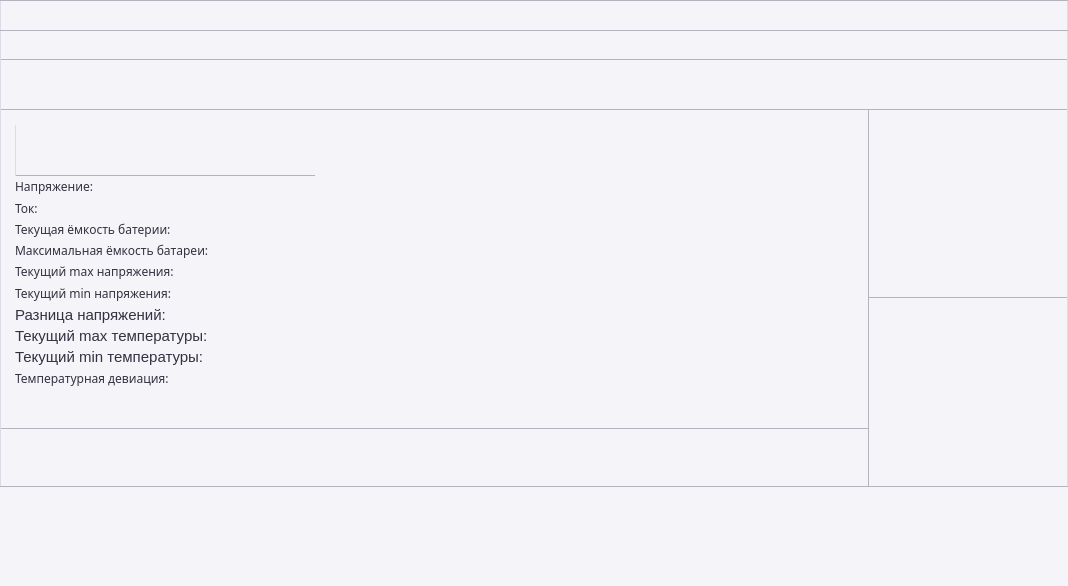
<?xml version="1.0" encoding="UTF-8"?>
<ui version="4.0">
 <class>MainWindow</class>
 <widget class="QMainWindow" name="MainWindow">
  <property name="geometry">
   <rect>
    <x>0</x>
    <y>0</y>
    <width>1068</width>
    <height>586</height>
   </rect>
  </property>
  <property name="minimumSize">
   <size>
    <width>50</width>
    <height>30</height>
   </size>
  </property>
  <property name="windowTitle">
   <string>MainWindow</string>
  </property>
  <widget class="QWidget" name="CentralWidget">
   <property name="font">
    <font>
     <family>Fira Code</family>
    </font>
   </property>
   <layout class="QVBoxLayout" name="CentralLayout">
    <property name="spacing">
     <number>0</number>
    </property>
    <property name="leftMargin">
     <number>0</number>
    </property>
    <property name="topMargin">
     <number>0</number>
    </property>
    <property name="rightMargin">
     <number>0</number>
    </property>
    <property name="bottomMargin">
     <number>0</number>
    </property>
    <item>
     <widget class="TitleBar" name="TitleBar" native="true">
      <property name="minimumSize">
       <size>
        <width>0</width>
        <height>30</height>
       </size>
      </property>
      <property name="maximumSize">
       <size>
        <width>16777215</width>
        <height>30</height>
       </size>
      </property>
      <property name="styleSheet">
       <string notr="true">QWidget {
background-color: rgb(244, 244, 249);
border-top: 1px solid rgb(180, 180, 190);
border-right: 1px solid rgb(220, 220, 230);
border-bottom: 0px solid rgb(180, 180, 190);
border-left: 1px solid rgb(220, 220, 230);
}</string>
      </property>
     </widget>
    </item>
    <item>
     <widget class="QWidget" name="ControlPanelWidget" native="true">
      <property name="minimumSize">
       <size>
        <width>0</width>
        <height>30</height>
       </size>
      </property>
      <property name="maximumSize">
       <size>
        <width>16777215</width>
        <height>30</height>
       </size>
      </property>
      <property name="styleSheet">
       <string notr="true">QWidget {
background-color: rgb(244, 244, 249);
border-top: 1px solid rgb(180, 180, 190);
border-right: 1px solid rgb(220, 220, 230);
border-bottom: 1px solid rgb(180, 180, 190);
border-left: 1px solid rgb(220, 220, 230);
}</string>
      </property>
     </widget>
    </item>
    <item>
     <widget class="QWidget" name="FlagsWidget" native="true">
      <property name="minimumSize">
       <size>
        <width>50</width>
        <height>50</height>
       </size>
      </property>
      <property name="maximumSize">
       <size>
        <width>16777215</width>
        <height>50</height>
       </size>
      </property>
      <property name="styleSheet">
       <string notr="true">QWidget {
background-color: rgb(244, 244, 249);
border-top: 0px solid rgb(180, 180, 190);
border-right: 1px solid rgb(220, 220, 230);
border-bottom: 1px solid rgb(180, 180, 190);
border-left: 1px solid rgb(220, 220, 230);
}</string>
      </property>
     </widget>
    </item>
    <item>
     <widget class="QSplitter" name="LeftRightPartSplitter">
      <property name="orientation">
       <enum>Qt::Orientation::Horizontal</enum>
      </property>
      <property name="handleWidth">
       <number>0</number>
      </property>
      <widget class="QSplitter" name="BatInfoWarningsSplitter">
       <property name="orientation">
        <enum>Qt::Orientation::Vertical</enum>
       </property>
       <property name="handleWidth">
        <number>0</number>
       </property>
       <widget class="QWidget" name="BatInfoWidget" native="true">
        <property name="minimumSize">
         <size>
          <width>50</width>
          <height>50</height>
         </size>
        </property>
        <property name="baseSize">
         <size>
          <width>0</width>
          <height>0</height>
         </size>
        </property>
        <property name="styleSheet">
         <string notr="true">QWidget {
background-color: rgb(244, 244, 249);
border-top: 0px solid rgb(180, 180, 190);
border-right: 0px solid rgb(180, 180, 190);
border-bottom: 1px solid rgb(180, 180, 190);
border-left: 1px solid rgb(220, 220, 230);
}</string>
        </property>
        <layout class="QVBoxLayout" name="BatInfoLayout">
         <property name="spacing">
          <number>0</number>
         </property>
         <property name="leftMargin">
          <number>15</number>
         </property>
         <property name="topMargin">
          <number>15</number>
         </property>
         <property name="rightMargin">
          <number>0</number>
         </property>
         <property name="bottomMargin">
          <number>0</number>
         </property>
         <item>
          <layout class="QHBoxLayout" name="BatChargeLayout" stretch="25,1">
           <property name="spacing">
            <number>0</number>
           </property>
           <item>
            <widget class="BatChargeImg" name="BatChargeWidget" native="true">
             <property name="sizePolicy">
              <sizepolicy hsizetype="Preferred" vsizetype="Fixed">
               <horstretch>0</horstretch>
               <verstretch>50</verstretch>
              </sizepolicy>
             </property>
             <property name="minimumSize">
              <size>
               <width>50</width>
               <height>51</height>
              </size>
             </property>
             <property name="maximumSize">
              <size>
               <width>300</width>
               <height>51</height>
              </size>
             </property>
             <property name="sizeIncrement">
              <size>
               <width>0</width>
               <height>51</height>
              </size>
             </property>
             <property name="styleSheet">
              <string notr="true">QWidget {
	font: 9pt &quot;Inter&quot;;
}</string>
             </property>
            </widget>
           </item>
           <item>
            <spacer name="BatChargeHorizontalSpacer">
             <property name="orientation">
              <enum>Qt::Orientation::Horizontal</enum>
             </property>
             <property name="sizeType">
              <enum>QSizePolicy::Policy::Expanding</enum>
             </property>
             <property name="sizeHint" stdset="0">
              <size>
               <width>0</width>
               <height>20</height>
              </size>
             </property>
            </spacer>
           </item>
          </layout>
         </item>
         <item>
          <widget class="QLabel" name="VoltageLabel">
           <property name="autoFillBackground">
            <bool>false</bool>
           </property>
           <property name="styleSheet">
            <string notr="true">QLabel {
	color: rgb(50, 50, 65);
	border: 0px;
	background-color: transparent;
	font: 11pt &quot;Segoe UI&quot;;
}</string>
           </property>
           <property name="text">
            <string>Напряжение:</string>
           </property>
          </widget>
         </item>
         <item>
          <widget class="QLabel" name="CurrentLabel">
           <property name="styleSheet">
            <string notr="true">QLabel {
	color: rgb(50, 50, 65);
	border: 0px;
	background-color: transparent;
	font: 11pt &quot;Segoe UI&quot;;
}</string>
           </property>
           <property name="text">
            <string>Ток:</string>
           </property>
          </widget>
         </item>
         <item>
          <widget class="QLabel" name="CurCapacityLabel">
           <property name="styleSheet">
            <string notr="true">QLabel {
	color: rgb(50, 50, 65);
	border: 0px;
	background-color: transparent;
	font: 11pt &quot;Segoe UI&quot;;
}</string>
           </property>
           <property name="text">
            <string>Текущая ёмкость батерии:</string>
           </property>
          </widget>
         </item>
         <item>
          <widget class="QLabel" name="MaxCapacityLabel">
           <property name="styleSheet">
            <string notr="true">QLabel {
	color: rgb(50, 50, 65);
	border: 0px;
	background-color: transparent;
	font: 11pt &quot;Segoe UI&quot;;
}</string>
           </property>
           <property name="text">
            <string>Максимальная ёмкость батареи:   </string>
           </property>
          </widget>
         </item>
         <item>
          <widget class="QLabel" name="MaxVoltageLabel">
           <property name="styleSheet">
            <string notr="true">QLabel {
	color: rgb(50, 50, 65);
	border: 0px;
	background-color: transparent;
	font: 11pt &quot;Segoe UI&quot;;
}</string>
           </property>
           <property name="text">
            <string>Текущий max напряжения:</string>
           </property>
           <property name="alignment">
            <set>Qt::AlignmentFlag::AlignLeading|Qt::AlignmentFlag::AlignLeft|Qt::AlignmentFlag::AlignVCenter</set>
           </property>
          </widget>
         </item>
         <item>
          <widget class="QLabel" name="MinVoltageLabel">
           <property name="styleSheet">
            <string notr="true">QLabel {
	color: rgb(50, 50, 65);
	border: 0px;
	background-color: transparent;
	font: 11pt &quot;Segoe UI&quot;;
}</string>
           </property>
           <property name="text">
            <string>Текущий min напряжения:</string>
           </property>
           <property name="alignment">
            <set>Qt::AlignmentFlag::AlignLeading|Qt::AlignmentFlag::AlignLeft|Qt::AlignmentFlag::AlignVCenter</set>
           </property>
          </widget>
         </item>
         <item>
          <widget class="QLabel" name="VoltageDIfLabel">
           <property name="font">
            <font>
             <family>Segoe UI</family>
             <pointsize>11</pointsize>
             <italic>false</italic>
             <bold>false</bold>
            </font>
           </property>
           <property name="styleSheet">
            <string notr="true">QLabel {
	color: rgb(50, 50, 65);
	border: 0px;
	background-color: transparent;
	font: 11pt &quot;Segoe UI&quot;;
}</string>
           </property>
           <property name="text">
            <string>Разница напряжений:</string>
           </property>
           <property name="alignment">
            <set>Qt::AlignmentFlag::AlignLeading|Qt::AlignmentFlag::AlignLeft|Qt::AlignmentFlag::AlignVCenter</set>
           </property>
          </widget>
         </item>
         <item>
          <widget class="QLabel" name="MaxTempLabel">
           <property name="font">
            <font>
             <family>Segoe UI</family>
             <pointsize>11</pointsize>
             <italic>false</italic>
             <bold>false</bold>
            </font>
           </property>
           <property name="styleSheet">
            <string notr="true">QLabel {
	color: rgb(50, 50, 65);
	border: 0px;
	background-color: transparent;
	font: 11pt &quot;Segoe UI&quot;;
}</string>
           </property>
           <property name="text">
            <string>Текущий max температуры:</string>
           </property>
           <property name="alignment">
            <set>Qt::AlignmentFlag::AlignLeading|Qt::AlignmentFlag::AlignLeft|Qt::AlignmentFlag::AlignVCenter</set>
           </property>
          </widget>
         </item>
         <item>
          <widget class="QLabel" name="MinTempLabel">
           <property name="font">
            <font>
             <family>Segoe UI</family>
             <pointsize>11</pointsize>
             <italic>false</italic>
             <bold>false</bold>
            </font>
           </property>
           <property name="styleSheet">
            <string notr="true">QLabel {
	color: rgb(50, 50, 65);
	border: 0px;
	background-color: transparent;
	font: 11pt &quot;Segoe UI&quot;;
}</string>
           </property>
           <property name="text">
            <string>Текущий min температуры:</string>
           </property>
           <property name="alignment">
            <set>Qt::AlignmentFlag::AlignLeading|Qt::AlignmentFlag::AlignLeft|Qt::AlignmentFlag::AlignVCenter</set>
           </property>
          </widget>
         </item>
         <item>
          <widget class="QLabel" name="TempDifLabel">
           <property name="styleSheet">
            <string notr="true">QLabel {
	color: rgb(50, 50, 65);
	border: 0px;
	background-color: transparent;
	font: 11pt &quot;Segoe UI&quot;;
}</string>
           </property>
           <property name="text">
            <string>Температурная девиация:</string>
           </property>
           <property name="alignment">
            <set>Qt::AlignmentFlag::AlignLeading|Qt::AlignmentFlag::AlignLeft|Qt::AlignmentFlag::AlignVCenter</set>
           </property>
          </widget>
         </item>
         <item>
          <spacer name="BatInfoVerticalSpacer">
           <property name="orientation">
            <enum>Qt::Orientation::Vertical</enum>
           </property>
           <property name="sizeType">
            <enum>QSizePolicy::Policy::Preferred</enum>
           </property>
           <property name="sizeHint" stdset="0">
            <size>
             <width>20</width>
             <height>40</height>
            </size>
           </property>
          </spacer>
         </item>
        </layout>
       </widget>
       <widget class="QWidget" name="WarningsWidget" native="true">
        <property name="minimumSize">
         <size>
          <width>50</width>
          <height>50</height>
         </size>
        </property>
        <property name="styleSheet">
         <string notr="true">QWidget {
background-color: rgb(244, 244, 249);
border-top: 0px solid rgb(180, 180, 190);
border-right: 0px solid rgb(180, 180, 190);
border-bottom: 0px solid rgb(180, 180, 190);
border-left: 1px solid rgb(220, 220, 230);
}</string>
        </property>
       </widget>
      </widget>
      <widget class="QSplitter" name="RightPartSplitter">
       <property name="sizePolicy">
        <sizepolicy hsizetype="Preferred" vsizetype="Expanding">
         <horstretch>0</horstretch>
         <verstretch>0</verstretch>
        </sizepolicy>
       </property>
       <property name="orientation">
        <enum>Qt::Orientation::Vertical</enum>
       </property>
       <property name="handleWidth">
        <number>0</number>
       </property>
       <property name="childrenCollapsible">
        <bool>true</bool>
       </property>
       <widget class="QWidget" name="VoltCellsWidget" native="true">
        <property name="sizePolicy">
         <sizepolicy hsizetype="Preferred" vsizetype="Expanding">
          <horstretch>0</horstretch>
          <verstretch>0</verstretch>
         </sizepolicy>
        </property>
        <property name="minimumSize">
         <size>
          <width>200</width>
          <height>50</height>
         </size>
        </property>
        <property name="styleSheet">
         <string notr="true">QWidget {
background-color: rgb(244, 244, 249);
border-top: 0px solid rgb(180, 180, 190);
border-right: 1px solid rgb(220, 220, 230);
border-bottom: 1px solid rgb(180, 180, 190);
border-left: 1px solid rgb(180, 180, 190);
}</string>
        </property>
       </widget>
       <widget class="QWidget" name="TempCellsWidget" native="true">
        <property name="sizePolicy">
         <sizepolicy hsizetype="Preferred" vsizetype="Minimum">
          <horstretch>0</horstretch>
          <verstretch>0</verstretch>
         </sizepolicy>
        </property>
        <property name="minimumSize">
         <size>
          <width>200</width>
          <height>50</height>
         </size>
        </property>
        <property name="styleSheet">
         <string notr="true">QWidget {
background-color: rgb(244, 244, 249); 
border-top: 0px solid rgb(180, 180, 190);
border-right: 1px solid rgb(220, 220, 230);
border-bottom: 0px solid rgb(180, 180, 190);
border-left: 1px solid rgb(180, 180, 190);
}</string>
        </property>
       </widget>
      </widget>
     </widget>
    </item>
    <item>
     <widget class="QWidget" name="FooterWidget" native="true">
      <property name="enabled">
       <bool>true</bool>
      </property>
      <property name="sizePolicy">
       <sizepolicy hsizetype="Preferred" vsizetype="Preferred">
        <horstretch>0</horstretch>
        <verstretch>0</verstretch>
       </sizepolicy>
      </property>
      <property name="minimumSize">
       <size>
        <width>50</width>
        <height>0</height>
       </size>
      </property>
      <property name="maximumSize">
       <size>
        <width>16777215</width>
        <height>100</height>
       </size>
      </property>
      <property name="baseSize">
       <size>
        <width>0</width>
        <height>0</height>
       </size>
      </property>
      <property name="styleSheet">
       <string notr="true">QWidget {
background-color: rgb(244, 244, 249); 
border-top: 1px solid rgb(180, 180, 190);
border-right: 0px solid rgb(180, 180, 190);
border-bottom: 0px solid rgb(180, 180, 190);
border-left: 0px solid rgb(180, 180, 190);
}</string>
      </property>
     </widget>
    </item>
   </layout>
  </widget>
 </widget>
 <customwidgets>
  <customwidget>
   <class>BatChargeImg</class>
   <extends>QWidget</extends>
   <header>batchargeimg.h</header>
   <container>1</container>
  </customwidget>
  <customwidget>
   <class>TitleBar</class>
   <extends>QWidget</extends>
   <header>titlebar.h</header>
   <container>1</container>
  </customwidget>
 </customwidgets>
 <resources/>
 <connections/>
</ui>
